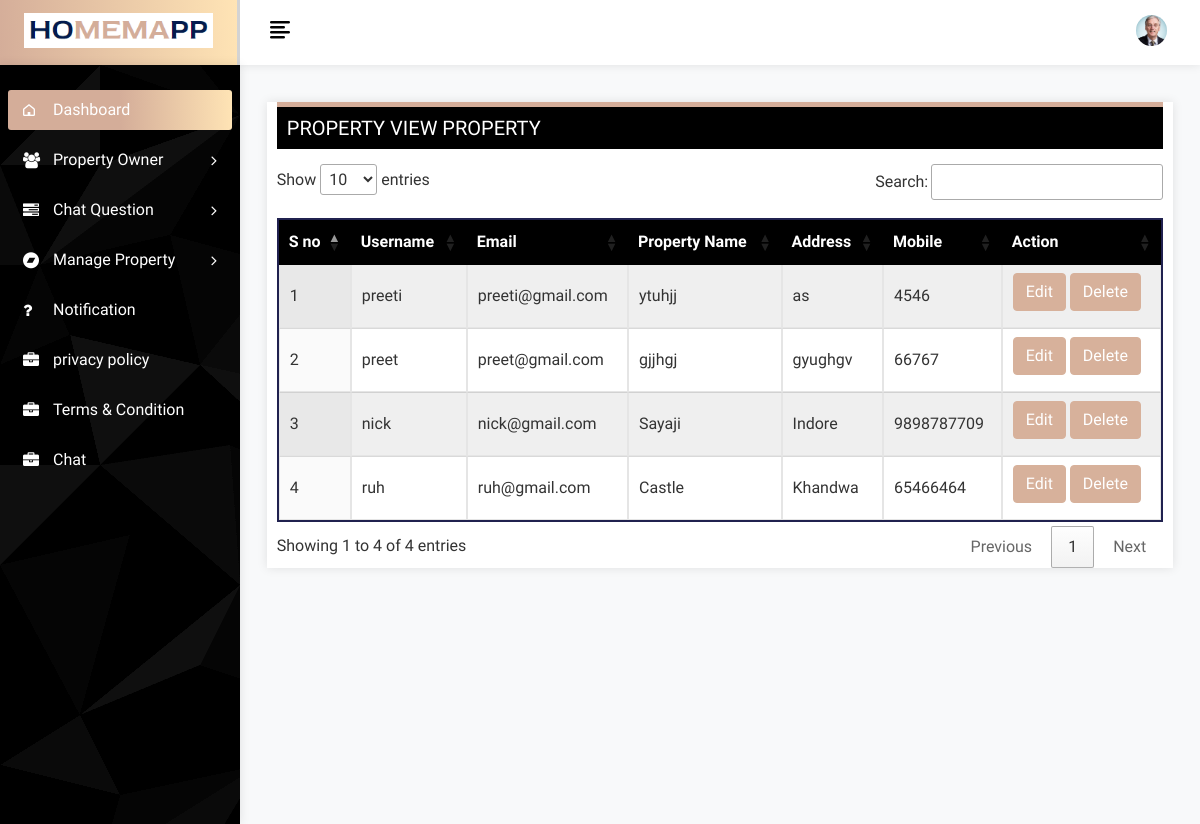
Screenshot of /View_property_owner (signed in) with the database file from the repository.
### app/models.py (models this page shows, shortened)
class PropertyOwner(models.Model):
    user = models.ForeignKey(User, on_delete=models.CASCADE)
    property_name = models.CharField(max_length=120)
    address = models.TextField()
    mobile = models.CharField(max_length=12 )

class User(AbstractBaseUser, PermissionsMixin):
    email = models.EmailField(unique=True, verbose_name='Email Address')
    username = models.CharField(max_length=256)
    is_active = models.BooleanField(default=True)
    is_staff = models.BooleanField(default=False)
    is_admin = models.BooleanField(default=False)
    is_superuser = models.BooleanField(default=False)
    SUPERADMIN = '1'
    USER = '2'
    Web_USER = '3'
    User_type=(
        ('Superadmin','SUPERADMIN'),
        ('User','USER'),
        ('Web_user','Web_USER'),
    )
    user_type_data = ((SUPERADMIN, "Superadmin"), (USER,"User"),(Web_USER,"Web_user"))
    user_type = models.CharField( choices=user_type_data, max_length=10,default='Superadmin')
    USERNAME_FIELD = 'email'
    REQUIRED_FIELDS = [ 'username']
    objects = UserManager()
    class Meta:
        db_table = 'user_profile'

### app/views.py (the view)
# urls.py: path('View_property_owner',views.view_property_owner,name='View_property_owner'),
@login_required(login_url='login')
def view_property_owner(request):
    property_owners = PropertyOwner.objects.all().order_by('-id')
    return render(request, 'Pro_view__Property.html', {'property_owners': property_owners})

### templates/Pro_view__Property.html (shortened to what this page needs)
{% extends 'base.html'%}
{% block content %}
            <div class="page-wrapper">
                <div class="content container-fluid">
					<div class="page-header">
						<div class="row">
							<div class="col-sm-12">
								<div class="card full-header">
									<div class="users">
										<h3 class="page-title">Property View Property </h3>
									</div>
									<div class="user-box">
								<div class="datatables">
                                    <table id="example" class="display" style="width:100%;    border: 2px solid #20214f;">
                                        <thead>
                                            <tr>
                                                <th>S no</th>
                                                <th>Username</th>
                                                <th>Email</th>
                                                 <th>Property Name</th>
												 <th>Address</th>
                                                <th>Mobile</th>
                                                 <th>Action</th>
                                            </tr>
                                        </thead>
                                        <tbody>
                                            <tr class="even">
												{% for owner in property_owners %}
                                                <td>{{forloop.counter}}</td>
                                                <td>{{owner.user.username}}</td>
                                                <td>{{owner.user.email}}</td>
                                                <td>{{owner.property_name}}</td>
                                                <td>{{owner.address}}</td>
                                                <td>{{owner.mobile}}</td>
                                                <td>
												  <a class="edit-btn" href="{% url 'edit_property_owner' id=owner.id %}">
													<button class="btn btn-primary">Edit</button>
												</a>
												<button class="btn btn-primary delete-question-btn " data-id="{{owner.id}}">Delete </button>
												<br>
												</td>
                                            </tr>
                                             {% endfor %}
                                        </tbody>
                                        </table>
                                   </div>
									</div>
								</div>
							</div>
						</div>
					</div>
				</div>
			</div>
{% endblock%}

### rows the page displays
PropertyOwner: user.username "preeti", user.email "preeti@gmail.com", property_name "ytuhjj", address "as", mobile "4546"
PropertyOwner: user.username "preet", user.email "preet@gmail.com", property_name "gjjhgj", address "gyughgv", mobile "66767"
PropertyOwner: user.username "nick", user.email "nick@gmail.com", property_name "Sayaji", address "Indore", mobile "9898787709"
PropertyOwner: user.username "ruh", user.email "ruh@gmail.com", property_name "Castle", address "Khandwa", mobile "65466464"
